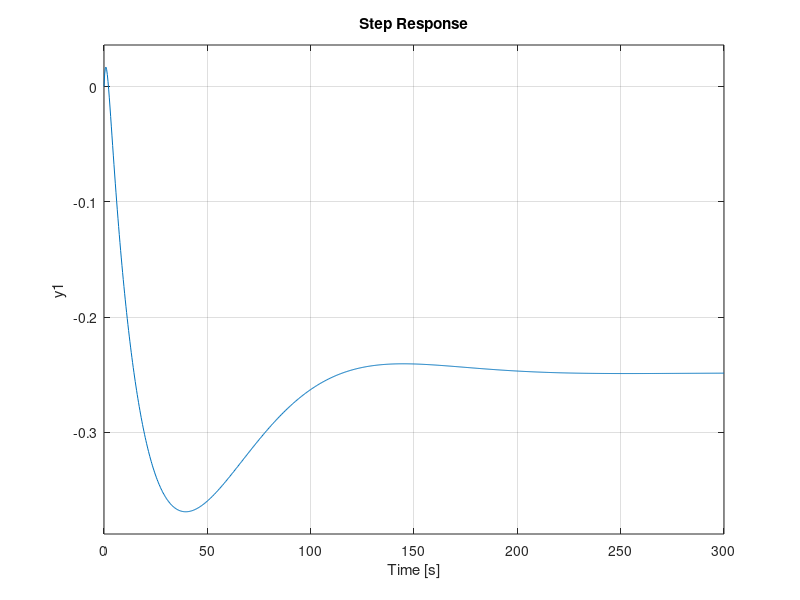

Source code (MATLAB):
s=tf('s')
G=(60.77*s^3 -36.61*s^2 - 2.804*s - 0.04459)/(s^4 + 1.074*s^3 + 0.1726*s^2 + 0.008238*s + 0.0001661)
% esp.: MG =14db
margin(G)
%MG=-48.6dB
% MG'=14--48.6=62.6

%20log10(k)=62.6
k=10^(-62.6/20)
Gl=G*k
margin(Gl)

step(feedback(Gl,1))